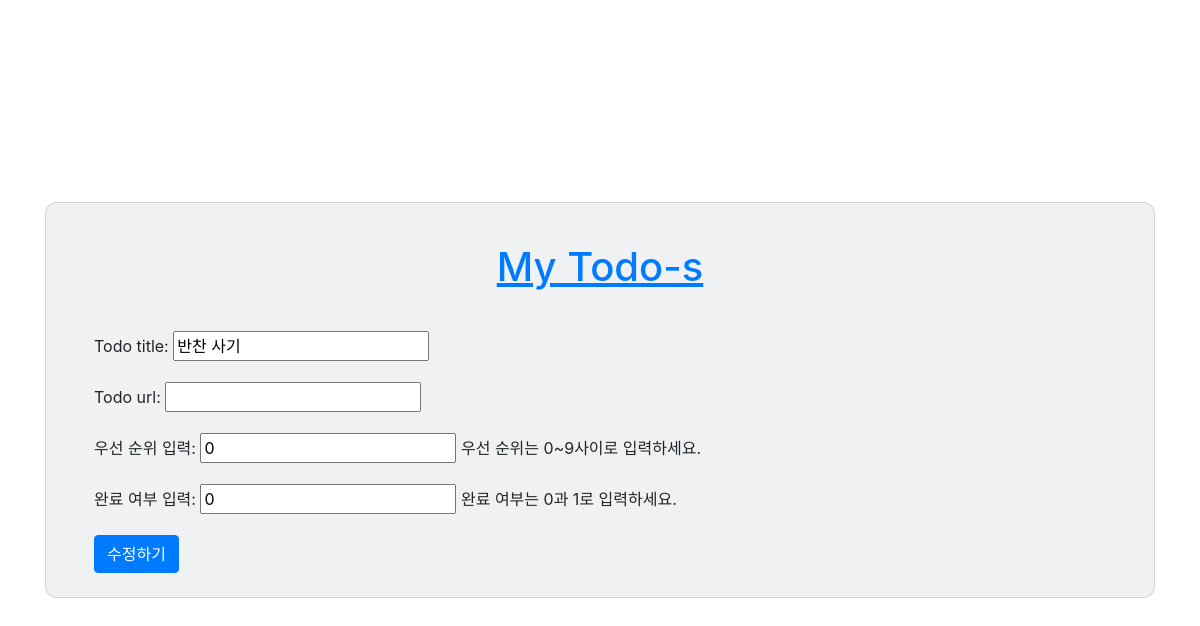
Page /todolist/update/6/ on the committed database.
### todolist/models.py (models this page shows, shortened)
class Todolist(models.Model):
    todo_title = models.CharField(max_length=30)
    todo_url = models.URLField(blank=True)
    todo_priority = models.IntegerField('우선 순위 입력',default=0,help_text='우선 순위는 0~9사이로 입력하세요.')
    todo_completion = models.IntegerField('완료 여부 입력',default=0,help_text='완료 여부는 0과 1로 입력하세요.')
    category = models.ManyToManyField('Category')

### todolist/views.py (the view)
# urls.py: path('update/<int:pk>/',TodolistUpdateView.as_view(),name='update'),
class TodolistUpdateView(UpdateView):
    model = Todolist
    fields = ['todo_title','todo_url','todo_priority','todo_completion']
    success_url = reverse_lazy('list')
    template_name_suffix = '_update'

### todolist/templates/todolist/todolist_update.html (shortened to what this page needs)
<!DOCTYPE html>
<html lang="ko">
<head>
  <link rel="stylesheet" href="https://cdn.jsdelivr.net/npm/bootstrap@4.6.0/dist/css/bootstrap.min.css">
</head>
<body>
  <section class="vh-100">
    <div class="container py-5 h-100">
      <div class="row d-flex justify-content-center align-items-center h-100">
        <div class="col">
          <div class="card" id="list1" style="border-radius: .75rem; background-color: #eff1f2;">
            <div class="card-body py-4 px-4 px-md-5">
              <p class="h1 text-center mt-3 mb-4 pb-3 text-primary">
                <u>My Todo-s</u>
              </p>
                <form action="#" method="POST">
                  {{form.as_p}}
                  <button class="btn btn-primary">수정하기</button>
                </form>
          </div>
        </div>
      </div>
    </div>
  </section>
</body>
</html>

### rows in the picture
Todolist: todo_title "반찬 사기", todo_priority "0", todo_completion "0"
